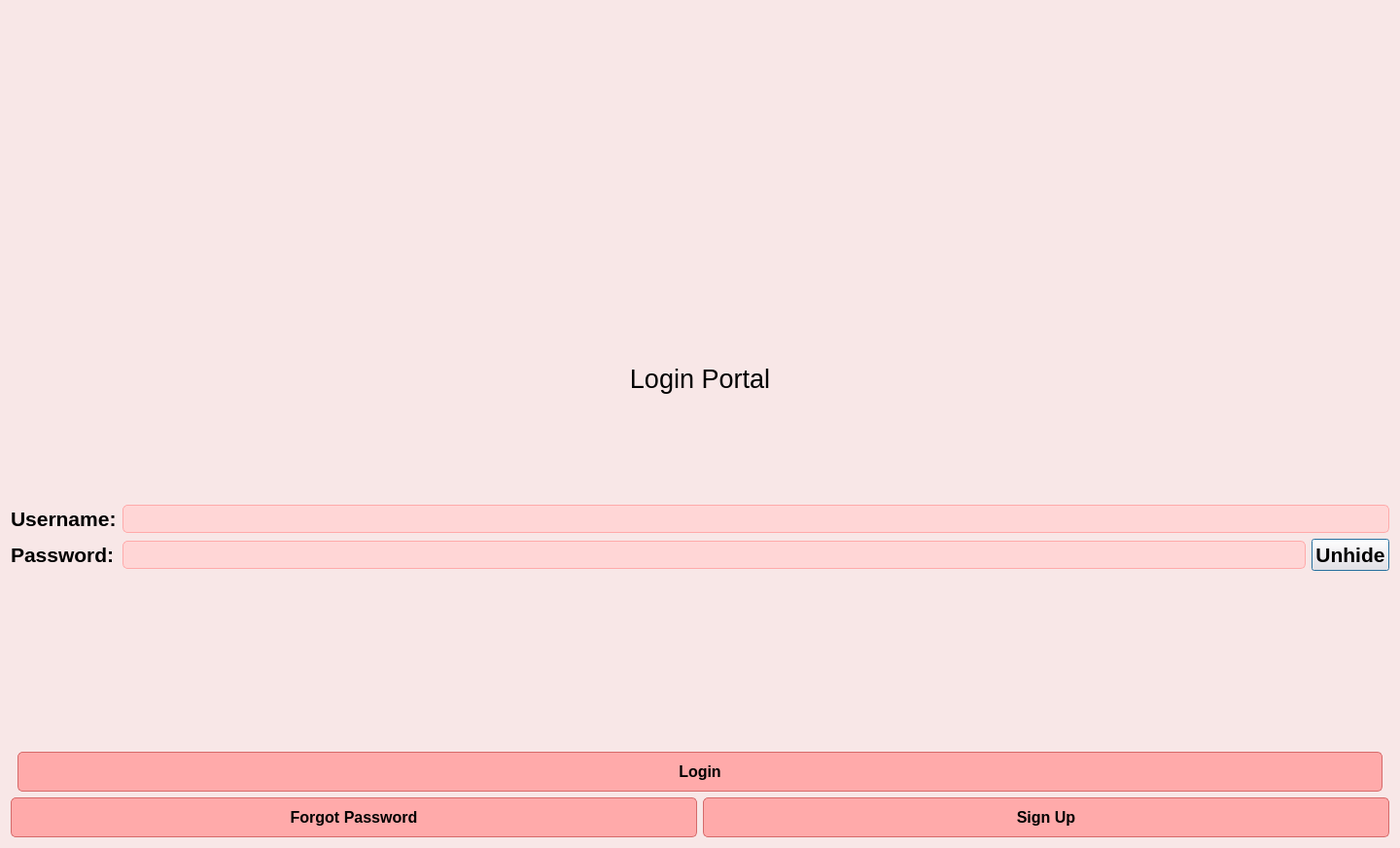
<?xml version="1.0" encoding="UTF-8"?>
<ui version="4.0">
 <class>LoginPortal</class>
 <widget class="QDialog" name="LoginPortal">
  <property name="geometry">
   <rect>
    <x>0</x>
    <y>0</y>
    <width>1440</width>
    <height>872</height>
   </rect>
  </property>
  <property name="font">
   <font>
    <pointsize>16</pointsize>
    <weight>75</weight>
    <bold>true</bold>
   </font>
  </property>
  <property name="windowTitle">
   <string>Login Portal</string>
  </property>
  <property name="styleSheet">
   <string>background-color: #F8E7E7;</string>
  </property>
  <layout class="QVBoxLayout" name="verticalLayout">
   <item>
    <layout class="QHBoxLayout" name="horizontalLayoutLogo">
     <item>
      <spacer name="horizontalSpacerLeftLogo">
       <property name="orientation">
        <enum>Qt::Horizontal</enum>
       </property>
       <property name="sizeType">
        <enum>QSizePolicy::Expanding</enum>
       </property>
      </spacer>
     </item>
     <item>
      <widget class="QLabel" name="label_logo">
       <property name="pixmap">
        <pixmap>/Users/lamtran/Desktop/SJSU/DATA_201_sql/final_project/lam/work/picture/logo.png</pixmap>
       </property>
       <property name="scaledContents">
        <bool>true</bool>
       </property>
       <property name="alignment">
        <set>Qt::AlignCenter</set>
       </property>
      </widget>
     </item>
     <item>
      <spacer name="horizontalSpacerRightLogo">
       <property name="orientation">
        <enum>Qt::Horizontal</enum>
       </property>
       <property name="sizeType">
        <enum>QSizePolicy::Expanding</enum>
       </property>
      </spacer>
     </item>
    </layout>
   </item>
   <item>
    <widget class="QLabel" name="label">
     <property name="font">
      <font>
       <pointsize>20</pointsize>
      </font>
     </property>
     <property name="text">
      <string>Login Portal</string>
     </property>
     <property name="alignment">
      <set>Qt::AlignCenter</set>
     </property>
    </widget>
   </item>
   <item>
    <layout class="QFormLayout" name="formLayout">
     <property name="fieldGrowthPolicy">
      <enum>QFormLayout::AllNonFixedFieldsGrow</enum>
     </property>
     <item row="0" column="0">
      <widget class="QLabel" name="label_2">
       <property name="text">
        <string>Username:</string>
       </property>
      </widget>
     </item>
     <item row="0" column="1">
      <widget class="QLineEdit" name="lineEdit_username">
       <property name="styleSheet">
        <string>background-color: #FFD6D6; border: 1px solid #FFAAAA; border-radius: 5px;</string>
       </property>
      </widget>
     </item>
     <item row="1" column="0">
      <widget class="QLabel" name="label_3">
       <property name="text">
        <string>Password:</string>
       </property>
      </widget>
     </item>
     <item row="1" column="1">
      <layout class="QHBoxLayout" name="horizontalLayoutPassword">
       <item>
        <widget class="QLineEdit" name="lineEdit_password">
         <property name="styleSheet">
          <string>background-color: #FFD6D6; border: 1px solid #FFAAAA; border-radius: 5px;</string>
         </property>
         <property name="echoMode">
          <enum>QLineEdit::Password</enum>
         </property>
        </widget>
       </item>
       <item>
        <widget class="QPushButton" name="pushButton_eye">
         <property name="text">
          <string>Unhide</string>
         </property>
        </widget>
       </item>
      </layout>
     </item>
    </layout>
   </item>
   <item>
    <layout class="QHBoxLayout" name="horizontalLayoutButtons">
     <item>
      <spacer name="horizontalSpacerLeftButtons">
       <property name="orientation">
        <enum>Qt::Horizontal</enum>
       </property>
       <property name="sizeType">
        <enum>QSizePolicy::Expanding</enum>
       </property>
      </spacer>
     </item>
     <item>
      <widget class="QPushButton" name="pushButton_login">
       <property name="text">
        <string>Login</string>
       </property>
       <property name="styleSheet">
        <string>background-color: #FFAAAA; border: 1px solid #D66A6A; border-radius: 5px; padding: 10px; font-size: 16px; width: 100%;</string>
       </property>
      </widget>
     </item>
     <item>
      <spacer name="horizontalSpacerRightButtons">
       <property name="orientation">
        <enum>Qt::Horizontal</enum>
       </property>
       <property name="sizeType">
        <enum>QSizePolicy::Expanding</enum>
       </property>
      </spacer>
     </item>
    </layout>
   </item>
   <item>
    <layout class="QHBoxLayout" name="horizontalLayoutBottom">
     <item>
      <widget class="QPushButton" name="pushButton_forgot_password">
       <property name="text">
        <string>Forgot Password</string>
       </property>
       <property name="styleSheet">
        <string>background-color: #FFAAAA; border: 1px solid #D66A6A; border-radius: 5px; padding: 10px; font-size: 16px; width: 100%;</string>
       </property>
      </widget>
     </item>
     <item>
      <widget class="QPushButton" name="pushButton_signup">
       <property name="text">
        <string>Sign Up</string>
       </property>
       <property name="styleSheet">
        <string>background-color: #FFAAAA; border: 1px solid #D66A6A; border-radius: 5px; padding: 10px; font-size: 16px; width: 100%;</string>
       </property>
      </widget>
     </item>
    </layout>
   </item>
  </layout>
 </widget>
 <resources/>
 <connections/>
</ui>
